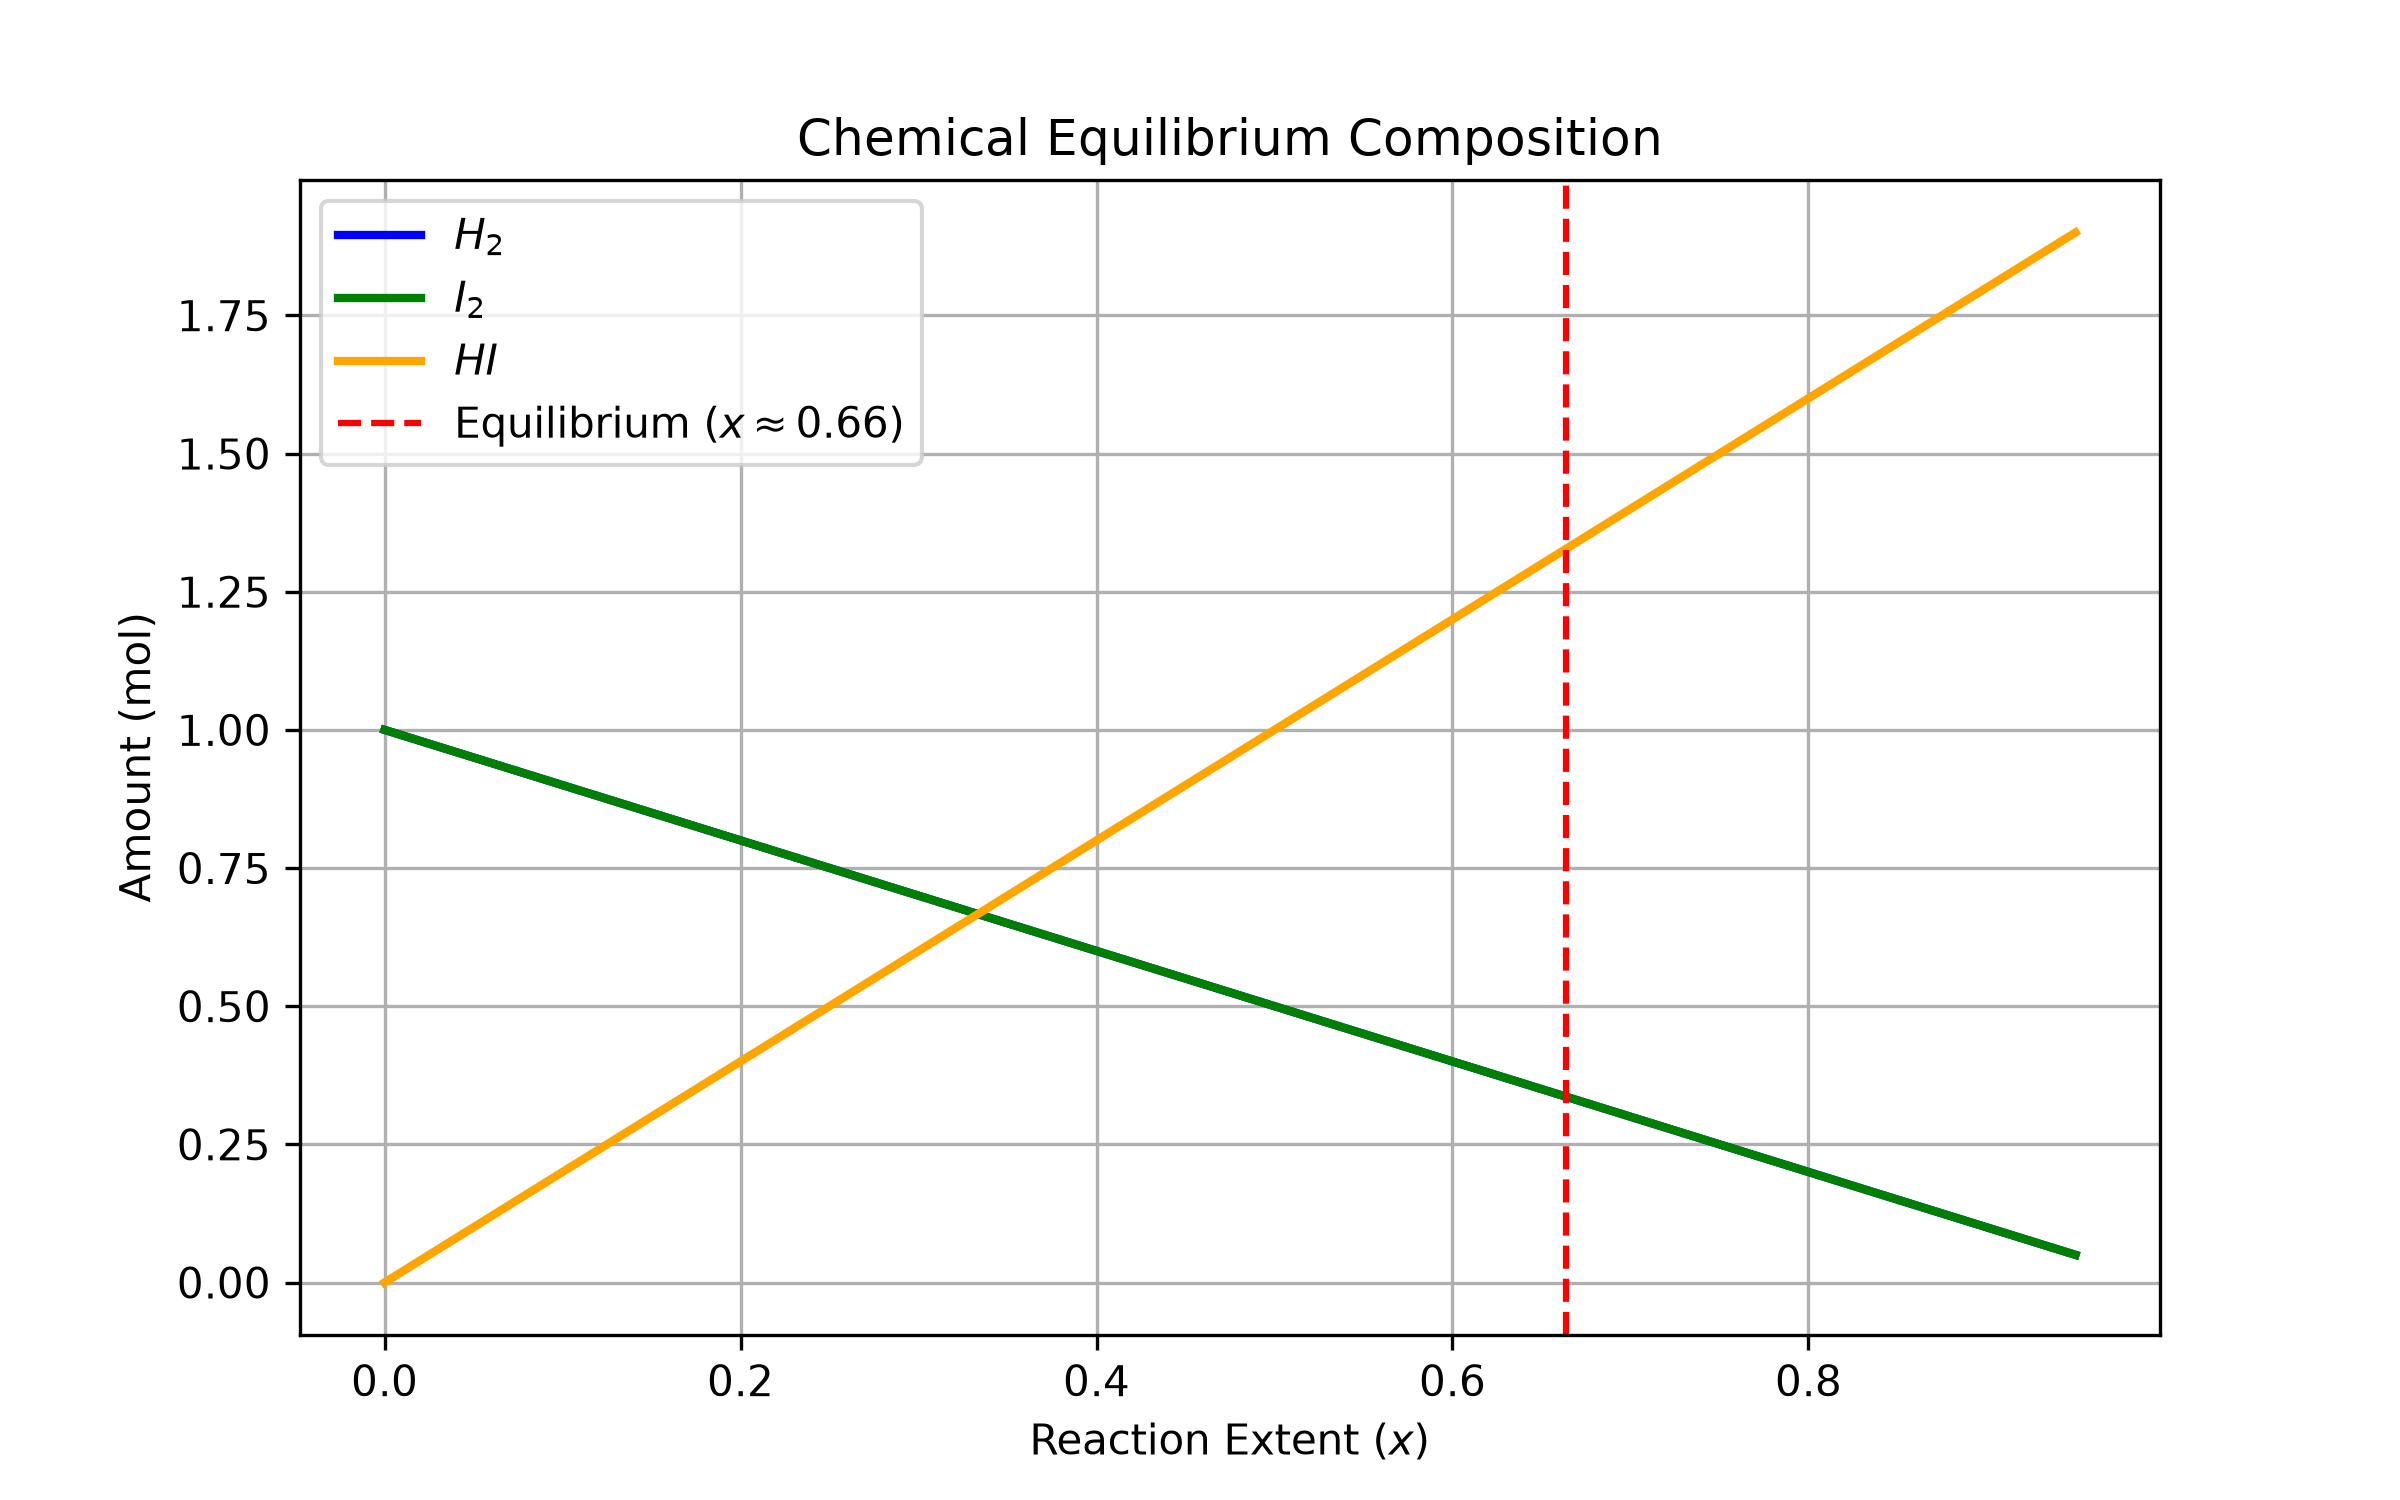

Recreate this plot in Python.
"""
PW2 Lab B Part 4 -- chemical equilibrium via the equilibrium constant K.

Reaction  H2 + I2 <=> 2 HI, starting from 1 mol H2 and 1 mol I2.
As the reaction proceeds by an extent x:  H2 = 1-x,  I2 = 1-x,  HI = 2x.
At equilibrium the composition satisfies the equilibrium constant
        K = [HI]^2 / ([H2][I2]) = (2x)^2 / ((1-x)(1-x)).
Given K, find the extent x. Solve it TWO ways and compare.
Run:  python equilibrium.py
"""
import numpy as np
import matplotlib.pyplot as plt
from scipy.optimize import newton, minimize

K = 15.6
a = b = 1.0

# TODO 1: write k_imbalance(x) = (2x)^2/((a-x)(b-x)) - K.
#         It equals zero exactly at equilibrium.
def k_imbalance(x):
    # Clip x to stay within valid bounds (0 to 1) avoiding division by zero
    x_safe = np.clip(x, 0.0, 0.999)
    return (2 * x_safe)**2 / ((a - x_safe) * (b - x_safe)) - K

# TODO 2 (method 1): use scipy.optimize.newton to find the root of k_imbalance
#         (start x0=0.5). This is root-finding.
x_newton = newton(k_imbalance, x0=0.5)

# TODO 3 (method 2): use scipy.optimize.minimize to minimise k_imbalance(x)**2
#         (method "SLSQP", bounds [(0, 0.999)], x0=[0.5]). Print both answers
#         and confirm they agree.
res_slsqp = minimize(lambda x: k_imbalance(x[0])**2, x0=[0.5], method="SLSQP", bounds=[(0, 0.999)])
x_slsqp = res_slsqp.x[0]

print(f"Equilibrium extent x (Newton): {x_newton:.4f}")
print(f"Equilibrium extent x (SLSQP):  {x_slsqp:.4f}")

# Report the equilibrium amounts
h2_eq = a - x_newton
i2_eq = b - x_newton
hi_eq = 2 * x_newton
print(f"\nEquilibrium Amounts:")
print(f"  [H2] = {h2_eq:.3f} mol")
print(f"  [I2] = {i2_eq:.3f} mol")
print(f"  [HI] = {hi_eq:.3f} mol")

# TODO 4: report the equilibrium amounts (H2, I2, HI), and plot how the three
#         amounts change with the extent x, marking the equilibrium. Save
#         equilibrium.png.
x_vals = np.linspace(0, 0.95, 100)
h2_vals = a - x_vals
i2_vals = b - x_vals
hi_vals = 2 * x_vals

plt.figure(figsize=(8, 5))
plt.plot(x_vals, h2_vals, label='$H_2$', color='blue', lw=2)
plt.plot(x_vals, i2_vals, label='$I_2$', color='green', lw=2)
plt.plot(x_vals, hi_vals, label='$HI$', color='orange', lw=2)
plt.axvline(x_newton, color='red', linestyle='--', label=f'Equilibrium ($x \\approx {x_newton:.2f}$)')

plt.xlabel('Reaction Extent ($x$)')
plt.ylabel('Amount (mol)')
plt.title('Chemical Equilibrium Composition')
plt.legend()
plt.grid(True)

plt.savefig('equilibrium.png', dpi=300)
print("Plot saved to equilibrium.png")
plt.show()
